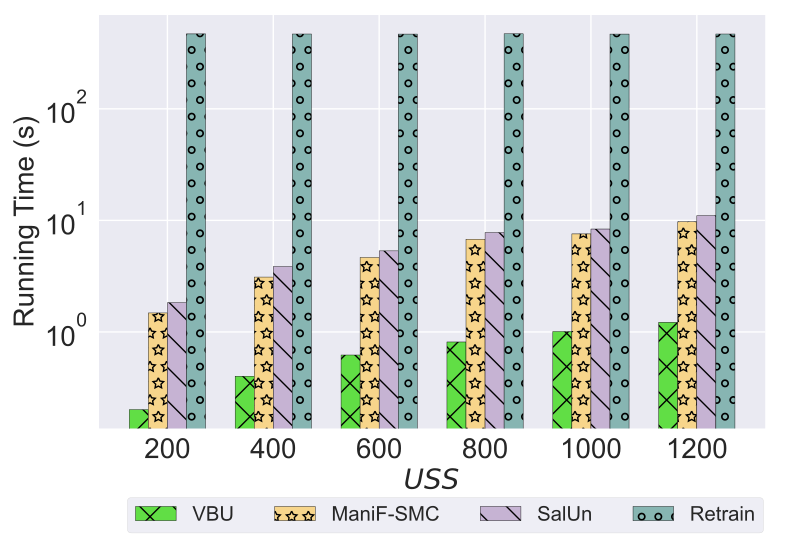

Reproduce this figure in Python.
import matplotlib.pyplot as plt
import numpy as np
import matplotlib.ticker as ticker


# user num = 50
labels = ['200', '400', '600', '800', '1000', '1200']
#unl_fr = [10*10*0.22 *5, 10*10*0.22*5, 10*10*0.22 *5, 10*10*0.22*5 , 10*10*0.22*5  , 10*10*0.22*5  ]



unl_vbu = [0.201, 0.401 , 0.621 , 0.813 , 1.0080, 1.2201]

unl_mbu = [1.48, 3.104, 4.65, 6.782, 7.5682, 9.732]
unl_retrain = [470, 469, 468, 471, 468, 469]
salun = [1.83, 3.86, 5.33, 7.782, 8.3682, 11.0432]


for i in range(len(labels)):

    unl_retrain[i] = unl_retrain[i]
    unl_mbu[i] = unl_mbu[i]
    unl_vbu[i] = unl_vbu[i]
    salun[i] = salun[i]


x = np.arange(len(labels))  # the label locations
width = 0.9 # the width of the bars
# no_noise = np.around(no_noise,0)
# samping = np.around(samping,0)
# ldp = np.around(ldp,0)

plt.style.use('seaborn')
plt.figure()
#plt.subplots(figsize=(8, 5.3))
#plt.bar(x - width /6 - width / 6 , unl_muv_MNIST, width=width/6, label='MUA-MD MNIST', color='#C6B3D3', edgecolor='black', hatch='/')

#plt.bar(x - width / 6 , unl_muv_CIFAR, width=width/6,  label='MUA-MD CIFAR10', color='#F7D58B', edgecolor='black' , hatch='x')
#E58579, 80BA8A


# F7D58B, 9CD1C8, C6B3D3, E58579
plt.bar(x - width / 5 -  width / 10, unl_vbu,   width=width/5, label='VBU', color='#61DE45', edgecolor='black',  hatch='x')

# F7D58B , 6BB7CA
plt.bar( x -  width / 10, unl_mbu , width=width/5, label='ManiF-SMC', color='#F7D58B', edgecolor='black', hatch='*')


plt.bar( x + width / 5 -  width / 10  , salun, width=width/5, label='SalUn', color='#C6B3D3', edgecolor='black', hatch='\\')



plt.bar(x + width / 5 + width / 5 -  width / 10, unl_retrain, width=width/5, label='Retrain', color='#87B5B2', edgecolor='black', hatch='o')


#plt.bar(x + width / 6 + width / 6 + width/6  , unl_mib_CelebA,   width=width/6, label='MIB CelebA', color='#E58579', edgecolor='black', hatch='\\')
# plt.bar(x - width / 8 - width / 16, unl_vib, width=0.168, label='PriMU$_{w}$', color='cornflowerblue', hatch='*')
# plt.bar(x + width / 8, unl_self_r, width=0.168, label='PriMU$_{w/o}$', color='g', hatch='x')
# plt.bar(x + width / 2 - width / 8 + width / 16, unl_hess_r, width=0.168, label='HBFU', color='orange', hatch='\\')


# plt.bar(x - width / 2.5 ,  unl_br, width=width/3, label='VBU', color='orange', hatch='\\')
# plt.bar(x,unl_self_r, width=width/3, label='RFU-SS', color='g', hatch='x')
# plt.bar(x + width / 2.5,  unl_hess_r, width=width/3, label='HBU', color='tomato', hatch='-')


# Add some text for labels, title and custom x-axis tick labels, etc.
plt.ylabel('Running Time (s)', fontsize=20)
# ax.set_title('Performance of Different Users n')
plt.xticks(x, labels, fontsize=20)
# ax.set_xticklabels(labels,fontsize=15)

my_y_ticks = np.arange(0, 503, 100)
# Make y-axis a log scale:
plt.yscale('log')
plt.yticks(fontsize=20)
# plt.gca().yaxis.set_major_formatter(ticker.ScalarFormatter())
# plt.gca().yaxis.get_major_formatter().set_scientific(True)
# plt.gca().yaxis.get_major_formatter().set_useOffset(False)

# plt.yticks(my_y_ticks, fontsize=20)
# ax.set_yticklabels(my_y_ticks,fontsize=15)
# plt.grid(axis='y')
# plt.legend(loc='upper left', fontsize=20)

plt.legend( frameon=True, facecolor='#EAEAF2', loc='center', bbox_to_anchor=(0.52001, -0.21), ncol=4, fontsize=14.6,)

# mode="expand",  columnspacing=1.0,  borderaxespad=0., framealpha=0.5,handletextpad=0.5
#title = 'Methods and Datasets',

plt.xlabel('$\it{USS}$' ,fontsize=20)
# ax.bar_label(rects1, padding=1)
# ax.bar_label(rects2, padding=3)
# ax.bar_label(rects3, padding=3)

plt.tight_layout()

plt.rcParams['figure.figsize'] = (2.0, 1)
plt.rcParams['image.interpolation'] = 'nearest'
plt.rcParams['figure.subplot.left'] = 0.11
plt.rcParams['figure.subplot.bottom'] = 0.08
plt.rcParams['figure.subplot.right'] = 0.977
plt.rcParams['figure.subplot.top'] = 0.969
plt.savefig('MNIST_running_time_cs_as_bar.pdf', format='pdf', dpi=200)
plt.show()
